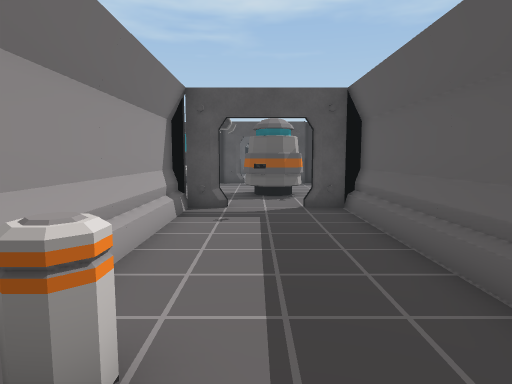
[1] (above)

13 first-person views from a walk through a Unity game level. The camera is 1.3 m above the floor, tilts 6° down and sees 75° across. Doors are open. The floor is counted in squares, 1 m on a side. Each view is taken from the middle of a square. On the plan, view 1 faces up. The plan holds only what a view shows up to about 14 squares ahead; the rest is blank. The place goes on beyond the plan. The player is left out.

[2]
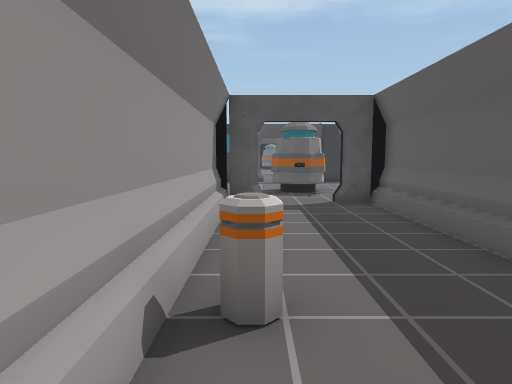

[3]
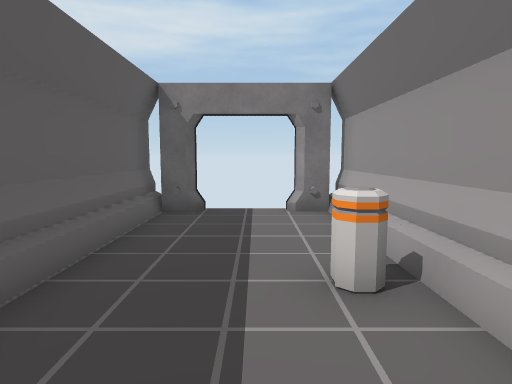

[4]
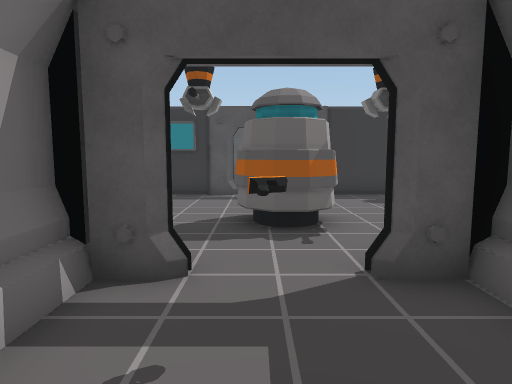

[5]
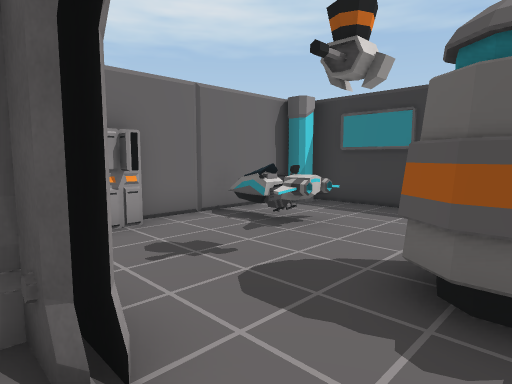

[6]
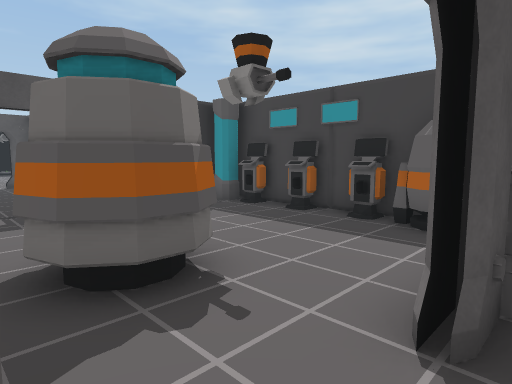

[7]
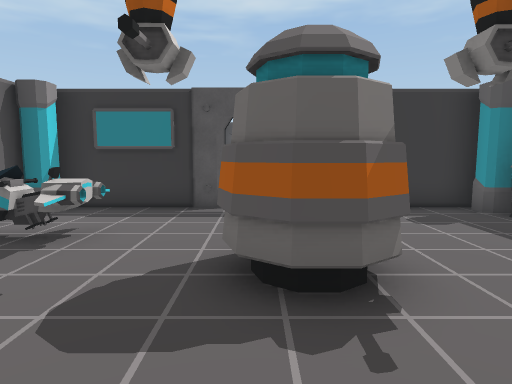

[8]
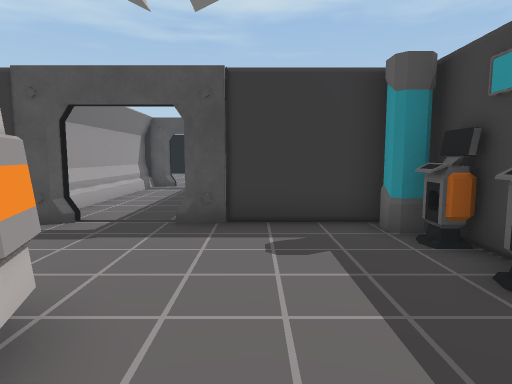

[9]
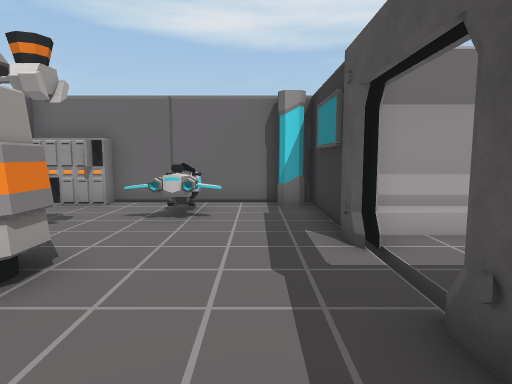

[10]
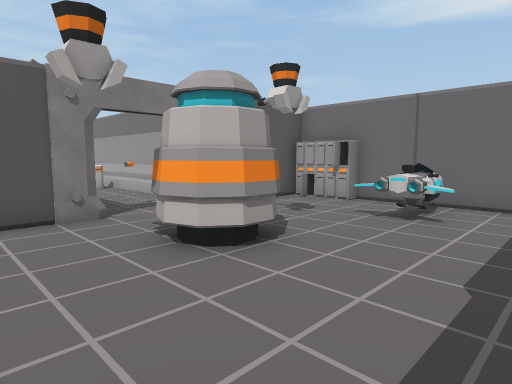

[11]
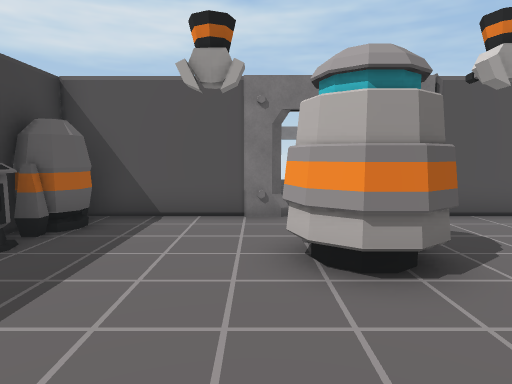

[12]
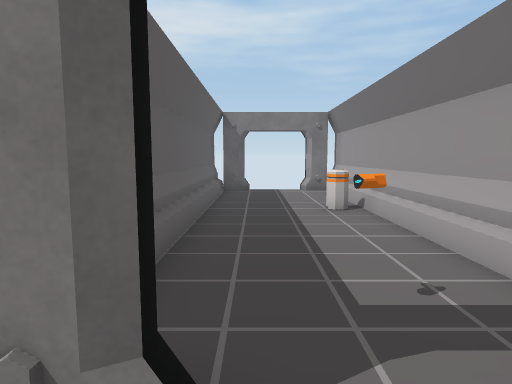

[13]
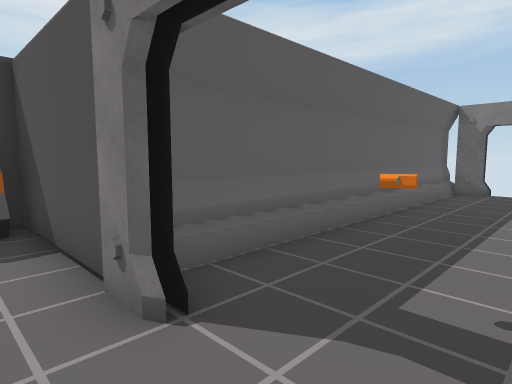

### Floor plan
Points are (right, up) in squares from view 1. A wall is a line through its corners. A room is listed if a view was taken in it or the views show most of it. See-through windows are left out.
Room 1 (views 1, 2, 3, 4, 5, 6, 7)
walls: (-0.7, 8.6) (-1.1, 8.4) (-2.1, 8.4); (-0.9, 8.7) (-1.8, 8.7) (-1.8, -0.1); (-1.2, -2.9) (-0.8, -3.1); (1.4, -2.9) (2.2, -2.9); (2.3, 8.7) (1.3, 8.7); (-2.1, 8.8) (-2.1, -3.5); (-1.9, -2.9) (-0.9, -2.9); (1.2, -3.1) (1.6, -2.9); (2.6, -3.5) (2.6, 8.4) (1.7, 8.4) (1.5, 8.5)
ways out: open door at (0, 9) to room 2; open door at (0, -3)
objects: other object (-1, 2); other object (0, 7)
Room 2 (views 8, 9, 10, 11, 12, 13)
walls: (-0.6, 16.6) (-0.8, 16.5) (-5.5, 16.5); (-0.5, 16.7) (-1.5, 16.7); (1.9, 16.4) (1.4, 16.7); (-1.2, 8.9) (-0.9, 8.7); (1.4, 8.8) (6.1, 8.8); (1.3, 8.6) (1.7, 8.8); (1.5, 8.5) (1.9, 8.5); (-4.8, 16.3) (-4.8, 15.6) (-5.5, 15.6) (-5.5, 10.9); (6.2, 11.6) (6.2, 16.1); (5.9, 15.6) (5.4, 15.6) (5.4, 16.2); (-5.2, 8.8) (-2.1, 8.8); (5.7, 16.5) (1.7, 16.5)
low walls: (-4.7, 16.2) (-4.8, 15.6); (5.4, 15.6) (5.3, 16.2)
ways out: open door at (0, 9) to room 1; gap at (0, 17)
objects: locker (-5, 10) to (-5, 11); other object (-5, 12) to (-3, 14); generator (0, 11) to (1, 13); other object (5, 10) to (6, 10); other object (6, 11); other object (6, 13); other object (6, 15)

Where each view was taken, in squares from view 1:
view 1: 0 up, 0 right, facing up
view 2: 1 down, 1 left, facing up
view 3: 5 up, 0 right, facing down
view 4: 5 up, 0 right, facing up
view 5: 8 up, 1 right, facing up-left
view 6: 8 up, 1 left, facing up-right
view 7: 8 up, 0 right, facing up
view 8: 10 up, 3 right, facing up
view 9: 15 up, 4 right, facing left
view 10: 16 up, 4 right, facing down-left
view 11: 16 up, 2 right, facing down
view 12: 10 up, 1 right, facing down
view 13: 10 up, 1 left, facing down-right
